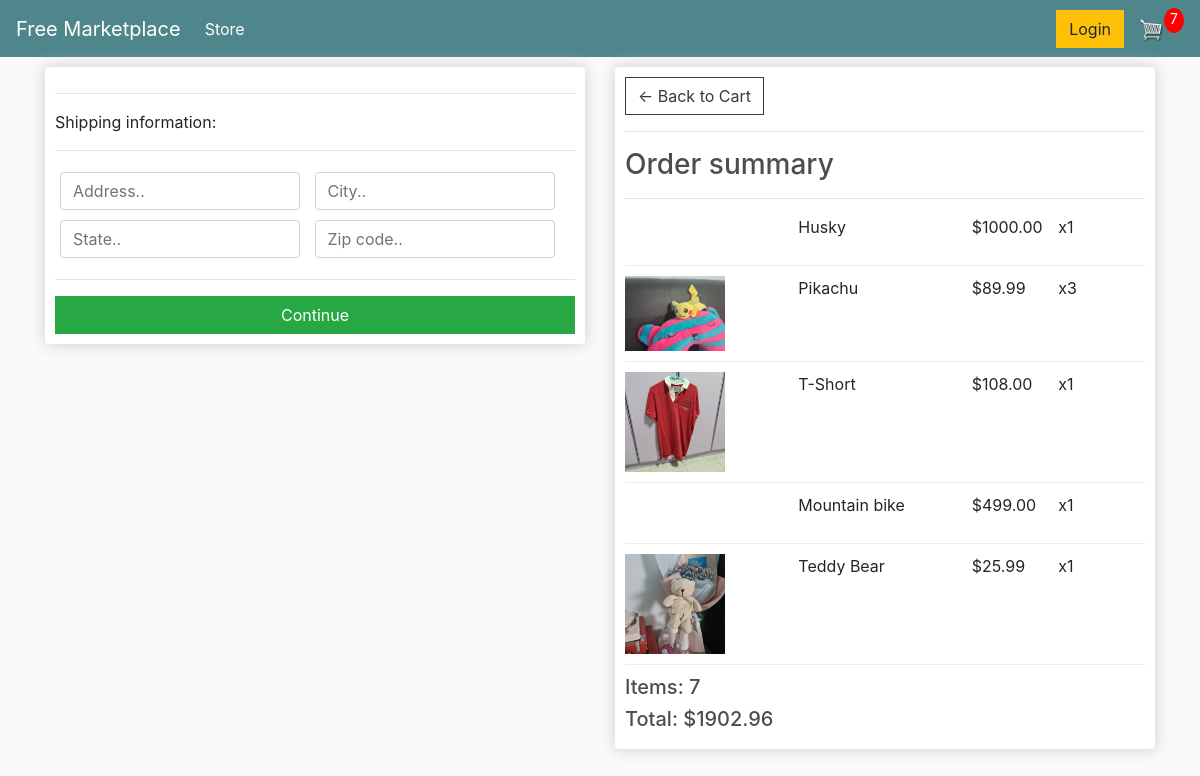
Before: /checkout/ (signed in) with the older database file.
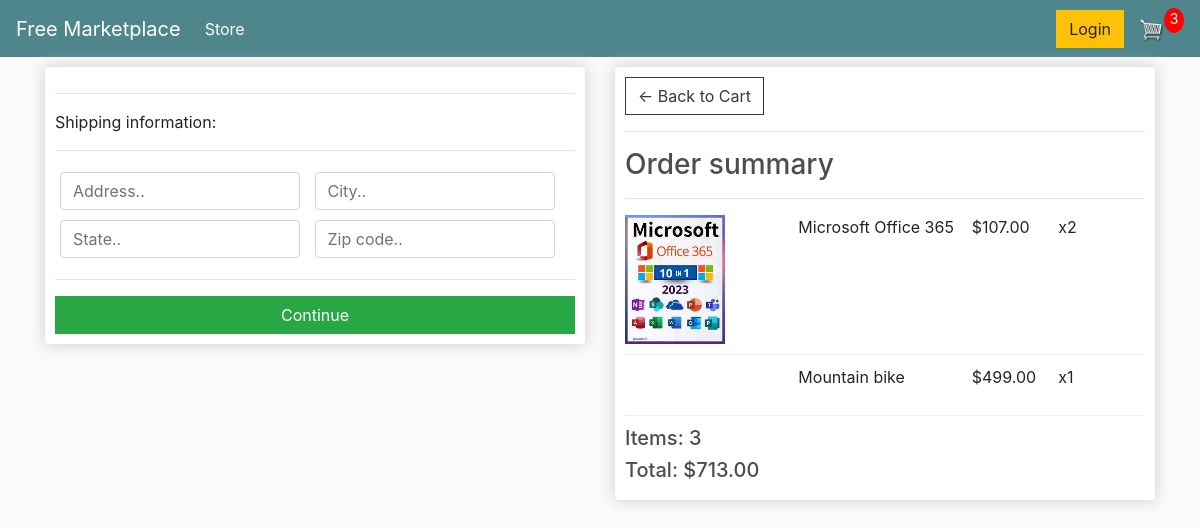
After: the same page with the newer database file.
### store/models.py (models this page shows, shortened)
class OrderItem(models.Model):
    product = models.ForeignKey(
        Product, on_delete=models.SET_NULL, blank=True, null=True
    )
    order = models.ForeignKey(Order, on_delete=models.SET_NULL, blank=True, null=True)
    quantity = models.IntegerField(default=0, null=True, blank=True)
    date_added = models.DateTimeField(auto_now_add=True)
    @property
    def get_total(self):
        total = self.product.price * self.quantity
        return total

class Product(models.Model):
    name = models.CharField(max_length=200)
    price = models.DecimalField(max_digits=7, decimal_places=2)
    digital = models.BooleanField(default=False, null=True, blank=True)
    image = models.ImageField(null=True, blank=True)
    @property
    def imageURL(self):
        try:
            url = self.image.url
        except:
            url = ""
        return url

class Order(models.Model):
    customer = models.ForeignKey(
        Customer, on_delete=models.SET_NULL, null=True, blank=True
    )
    date_ordered = models.DateTimeField(auto_now_add=True)
    complete = models.BooleanField(default=False, null=True, blank=False)
    transaction_id = models.CharField(max_length=100, null=True)
    @property
    def shipping(self):
        shipping = False
        orderitems = self.orderitem_set.all()
        for i in orderitems:
            if i.product.digital == False:
                shipping = True
        return shipping
    @property
    def get_cart_total(self):
        orderitems = self.orderitem_set.all()
        total = sum([item.get_total for item in orderitems])
        return total
    @property
    def get_cart_items(self):
        orderitems = self.orderitem_set.all()
        total = sum([item.quantity for item in orderitems])
        return total

### store/views.py (the view)
# urls.py: path("checkout/", views.checkout, name="checkout"),
def checkout(request):
    data = cartData(request)
    cartItems = data["cartItems"]
    order = data["order"]
    items = data["items"]
    context = {"items": items, "order": order, "cartItems": cartItems}
    return render(request, "store/checkout.html", context)

### store/utils.py (called while the page is built)
def cartData(request):
    if request.user.is_authenticated:
        customer = request.user.customer
        order, created = Order.objects.get_or_create(customer=customer, complete=False)
        items = order.orderitem_set.all()
        cartItems = order.get_cart_items
    else:
        cookieData = cookieCart(request)
        cartItems = cookieData["cartItems"]
        order = cookieData["order"]
        items = cookieData["items"]
    return {"cartItems": cartItems, "order": order, "items": items}

### store/templates/store/checkout.html (shortened to what this page needs)
{% extends 'store/main.html' %}
{% load static %}
{% load humanize %}
{% block content %}
<div class="row">
	<div class="col-lg-6">
		<div class="box-element" id="form-wrapper">
			<form id="form">
				<div id="shipping-info">
					<hr>
					<p>Shipping information:</p>
					<hr>
					<div class="form-field">
						<input type="text" class="form-control" name="address" placeholder="Address..">
					</div>
					<div class="form-field">
						<input type="text" class="form-control" name="city" placeholder="City..">
					</div>
					<div class="form-field">
						<input type="text" class="form-control" name="state" placeholder="State..">
					</div>
					<div class="form-field">
						<input type="text" class="form-control" name="zipcode" placeholder="Zip code..">
					</div>
				</div>
				<hr>
				<input id="form-button" class="btn btn-success btn-block" type="submit" value="Continue">
			</form>
		</div>
		<br>
	</div>
	<div class="col-lg-6">
		<div class="box-element">
			<a href="{% url 'cart' %}" class="btn btn-outline-dark">&#x2190; Back to Cart</a>
			<hr>
			<h3>Order summary</h3>
			<hr>
			{% for item in items %}
			<div class="cart-row">
				<div style="flex: 2;"><img src="{{item.product.imageURL}}" alt="" class="row-image"></div>
				<div style="flex: 2;">{{item.product.name}}</div>
				<div style="flex: 1;">${{item.product.price}}</div>
				<div style="flex: 1;">x{{item.quantity}}</p></div>
			</div>
			{% endfor %}
			<h5>Items: {{order.get_cart_items}}</h5>
			<h5>Total: ${{order.get_cart_total}}</h5>
		</div>
	</div>
</div>
{% endblock content %}

Changed rows visible on the page:
removed OrderItem: product.name "Husky", product.price "1000.00", quantity "1"
removed OrderItem: product.imageURL (picture), product.name "Pikachu", product.price "89.99", quantity "3"
removed OrderItem: product.imageURL (picture), product.name "T-Short", product.price "108.00", quantity "1"
removed OrderItem: product.imageURL (picture), product.name "Teddy Bear", product.price "25.99", quantity "1"
added OrderItem: product.imageURL (picture), product.name "Microsoft Office 365", product.price "107.00", quantity "2"
computed for Order: get_cart_items "7" → "3"; get_cart_total "1902.96" → "713.00"
Other visible differences:
{{ cartItems }}: "7" → "3"
